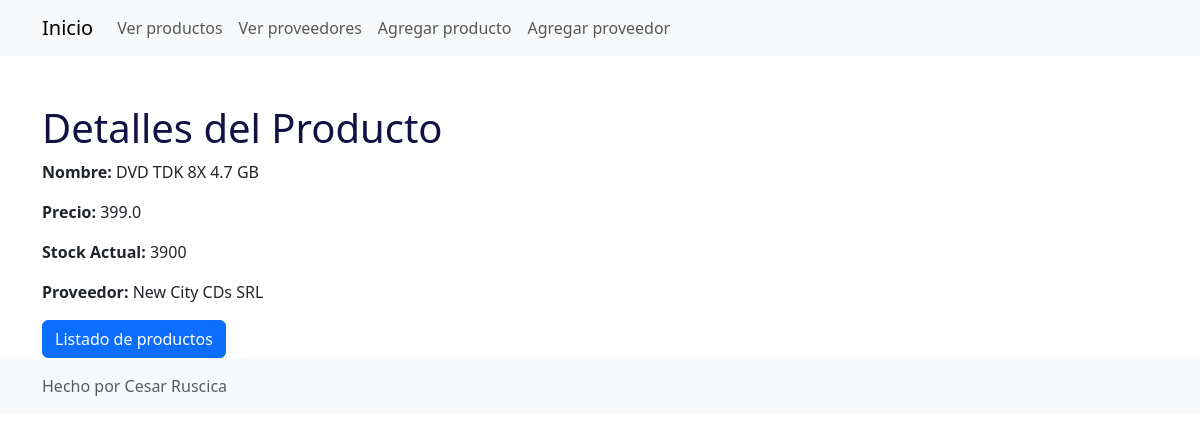
Page /sales/products/view/3 on the committed database.
### Sales/models.py (models this page shows, shortened)
class Producto(models.Model):
    nombre = models.CharField(max_length = 45)
    precio = models.FloatField()
    stock_actual = models.IntegerField()
    proveedor = models.ForeignKey(Proveedor, on_delete = models.CASCADE)

class Proveedor(models.Model):
    razon_social = models.CharField(max_length = 45)
    cuit = models.CharField(max_length = 45)
    celular = models.CharField(max_length = 45)
    def __str__(self):
        return self.razon_social

### Sales/views.py (the view)
# urls.py: path('products/view/<int:id>', views.view_product, name = "view_product"),
def view_product(request, id):
    print('view product with id %d' % id)
    producto = Producto.objects.get(id=id)
    return render(request, 'view_products.html', {'producto': producto})

### Sales/templates/view_products.html (shortened to what this page needs)
{% load static %}
<!DOCTYPE html>
<html lang="es">
<head>
    <link href="https://cdn.jsdelivr.net/npm/bootstrap@5.3.3/dist/css/bootstrap.min.css" rel="stylesheet">
    <link href="https://cdn.jsdelivr.net/npm/bootstrap-icons/font/bootstrap-icons.css" rel="stylesheet">
    <link rel="stylesheet" type="text/css" href="{% static 'css/mystyle.css' %}">
</head>
<body>
    {% include 'includes/navbar.html' %}
    <div class="container mt-5">
        <h1>Detalles del Producto</h1>
        <div class="row">
            <div class="col-md-6">
                <p><strong>Nombre:</strong> {{ producto.nombre }}</p>
                <p><strong>Precio:</strong> {{ producto.precio }}</p>
                <p><strong>Stock Actual:</strong> {{ producto.stock_actual }}</p>
                <p><strong>Proveedor:</strong> {{ producto.proveedor }}</p>
            </div>
        </div>
        <a href="{% url 'products' %}" class="btn btn-primary">Listado de productos</a>
    </div>
    {% include 'includes/footer.html' %}
</body>
</html>

### static/css/mystyle.css (style rules this page uses)
h1 { color: #111144; }

### rows in the picture
Producto: nombre "DVD TDK 8X 4.7 GB", precio "399.0", stock_actual "3900", proveedor "New City CDs SRL"
